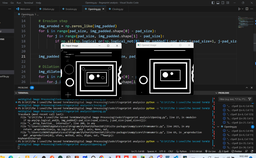
#> input picture Khaled-Tasks/fingerprint analysis/Opening.png, 256 x 158 px, shrunk from 1706 x 1051 before the run, found by its file name
$ python Opening.py
#> lines starting #> are read from the running program, lines starting #| are printed output that depends on the picture; after the words box and inside, x2 and y2 are one past the last pixel; in counts of white or black regions, pixels touching at a corner belong together
import cv2
import numpy as np

B = np.array([[0, 1, 0], [1, 1, 1], [0, 1, 0]], dtype=np.uint8)

img = cv2.imread(r"D:\FCI\The 3 Level\The Second Term\New\Digital Image Processing\imags\BonusTask\opening.png", cv2.IMREAD_GRAYSCALE)
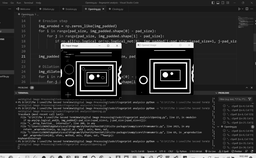
#> img: shape (158, 256); min 0, max 255, mean 45.5

pad_size = B.shape[0] // 2
img_padded = cv2.copyMakeBorder(img, pad_size, pad_size, pad_size, pad_size, cv2.BORDER_CONSTANT, value=0)
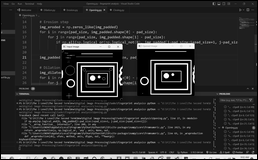
#> img_padded: shape (160, 258); min 0, max 255, mean 44.5

for i in range(15):  # Increase this value to increase opening

    # Erosion step
    img_eroded = np.zeros_like(img_padded)
    for i in range(pad_size, img_padded.shape[0] - pad_size):
        for j in range(pad_size, img_padded.shape[1] - pad_size):
            if np.all(np.logical_or(np.logical_not(B), img_padded[i-pad_size:i+pad_size+1, j-pad_size:j+pad_size+1])):
                img_eroded[i, j] = 255

    img_padded = img_eroded[pad_size:-pad_size, pad_size:-pad_size]

    # Dilation step
    img_dilated = np.zeros_like(img_padded)
    for i in range(pad_size, img_padded.shape[0] - pad_size):
        for j in range(pad_size, img_padded.shape[1] - pad_size):
            if np.any(np.logical_and(B, img_padded[i-pad_size:i+pad_size+1, j-pad_size:j+pad_size+1])):
                img_dilated[i, j] = 255

    img_padded = img_dilated[pad_size:-pad_size, pad_size:-pad_size]
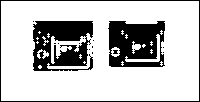
#> img_dilated: shape (102, 200); 76.4% white; 15 black regions (12 under 20 px), largest, box (x1, y1, x2, y2) and area: (33, 21, 93, 71) 2176, (108, 21, 165, 67) 2016, (0, 0, 200, 102) 600
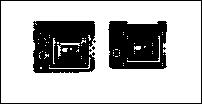
#> img_eroded: shape (104, 202); 71.7% white; 4 black regions (1 under 20 px), largest, box (x1, y1, x2, y2) and area: (33, 21, 96, 73) 2836, (108, 21, 167, 69) 2497, (0, 0, 202, 104) 608

img_opened = img_dilated[pad_size:-pad_size, pad_size:-pad_size]

# Display the images
cv2.imshow("Input Image", img)
cv2.imshow("Opened Image", img_opened)
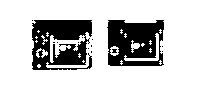
#> window 'Opened Image': shape (100, 198); 78.7% white; 14 black regions (12 under 20 px), largest, box (x1, y1, x2, y2) and area: (32, 20, 92, 70) 2176, (107, 20, 164, 66) 2016
cv2.waitKey(0)
cv2.destroyAllWindows()

$ run again, with Khaled-Tasks/fingerprint analysis/Closing.png copied over Khaled-Tasks/fingerprint analysis/Opening.png
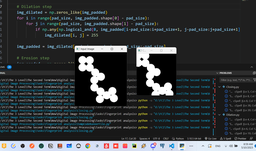
#> input picture Khaled-Tasks/fingerprint analysis/Closing.png, 256 x 151 px, shrunk from 1512 x 894 before the run, found by its file name
#> after the loop `for i in range(15):`:
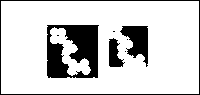
#> img_dilated: shape (95, 200); 81.9% white; 8 black regions (4 under 20 px), largest, box (x1, y1, x2, y2) and area: (47, 25, 99, 78) 1920, (120, 26, 148, 67) 644, (0, 0, 200, 95) 586, (109, 38, 125, 67) 285
#> `cv2.imshow("Opened Image", img_opened)`:
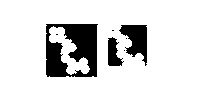
#> window 'Opened Image': shape (93, 198); 84.5% white; 7 black regions (4 under 20 px), largest, box (x1, y1, x2, y2) and area: (46, 24, 98, 77) 1920, (119, 25, 147, 66) 644, (108, 37, 124, 66) 285

$ run again, with Khaled-Tasks/fingerprint analysis/Dilation.png copied over Khaled-Tasks/fingerprint analysis/Opening.png
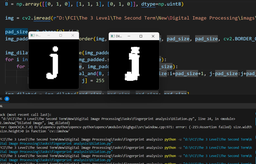
#> input picture Khaled-Tasks/fingerprint analysis/Dilation.png, 256 x 164 px, shrunk from 1241 x 797 before the run, found by its file name
#> after the loop `for i in range(15):`:
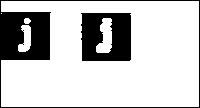
#> img_dilated: shape (108, 200); 78.4% white; 2 black regions, box (x1, y1, x2, y2) and area: (0, 0, 200, 108) 2696, (81, 13, 131, 61) 1968
#> `cv2.imshow("Opened Image", img_opened)`:
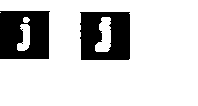
#> window 'Opened Image': shape (106, 198); 80.7% white; 2 black regions, box (x1, y1, x2, y2) and area: (0, 11, 50, 59) 2084, (80, 12, 130, 60) 1968

$ run again, with Khaled-Tasks/fingerprint analysis/Erosion.png copied over Khaled-Tasks/fingerprint analysis/Opening.png
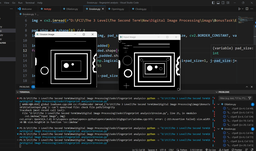
#> input picture Khaled-Tasks/fingerprint analysis/Erosion.png, 256 x 151 px, shrunk from 1717 x 1014 before the run, found by its file name
#> after the loop `for i in range(15):`:
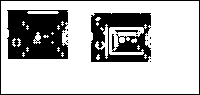
#> img_dilated: shape (95, 200); 72.6% white; 16 black regions (12 under 20 px), largest, box (x1, y1, x2, y2) and area: (7, 10, 68, 59) 2555, (91, 13, 151, 62) 2001, (0, 0, 200, 95) 586, (115, 30, 138, 33) 47
#> `cv2.imshow("Opened Image", img_opened)`:
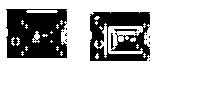
#> window 'Opened Image': shape (93, 198); 74.9% white; 15 black regions (12 under 20 px), largest, box (x1, y1, x2, y2) and area: (6, 9, 67, 58) 2555, (90, 12, 150, 61) 2001, (114, 29, 137, 32) 47
